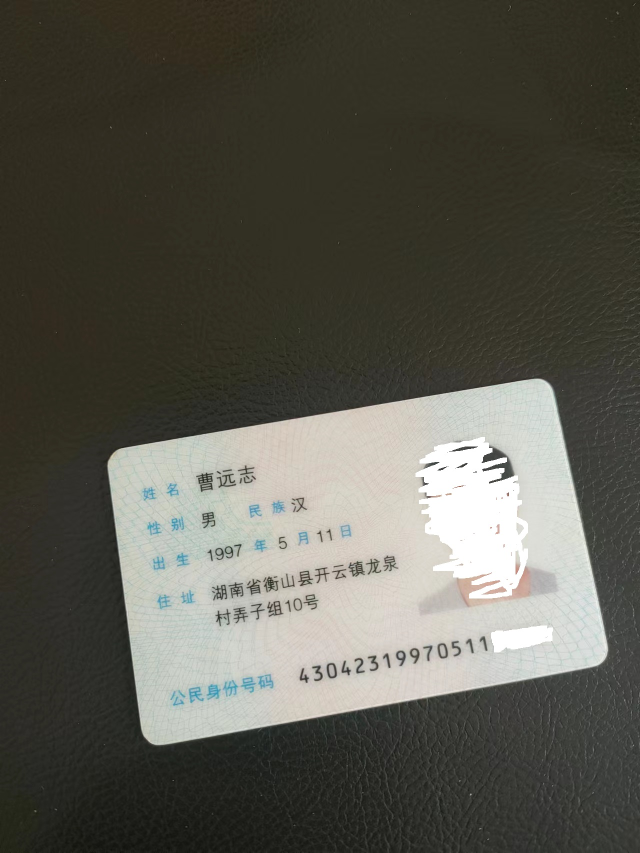
#> input picture Scan/Images/black_slash_id.jpg, 1280 x 1706 px, found by its file name (shown at 1/2 size)
$ python -i scan.py   (imports and definitions only)
#> lines starting #> are read from the running program, lines starting #| are printed output that depends on the picture; after the words box and inside, x2 and y2 are one past the last pixel; in counts of white or black regions, pixels touching at a corner belong together
import datetime
import os
import sys
import traceback
from enum import Enum
import numpy as np
import cv2
import pyocr
from PIL import Image

def orderPoints(pts):
	# 一共4个坐标点
	rect = np.zeros((4, 2), dtype="float32")

	# 按顺序找到对应坐标0123分别是 左上，右上，右下，左下
	# 计算左上，右下
	s = pts.sum(axis = 1) # 对横纵坐标求和（沿着指定轴计算第N维的总和）
	rect[0] = pts[np.argmin(s)] # 最小的是左上角的点
	rect[2] = pts[np.argmax(s)] # 最大的是右下角的点

	# 计算右上和左下
	diff = np.diff(pts, axis = 1) # 沿着指定轴计算第N维的离散差值
	rect[1] = pts[np.argmin(diff)]
	rect[3] = pts[np.argmax(diff)]

	return rect

def fourPointTransform(image, pts):
	# 获取输入坐标点
	rect = orderPoints(pts)
	(tl, tr, br, bl) = rect

	# 计算输入的w和h值
	width_a = np.sqrt(((br[0] - bl[0]) ** 2) + ((br[1] - bl[1]) ** 2))
	width_b = np.sqrt(((tr[0] - tl[0]) ** 2) + ((tr[1] - tl[1]) ** 2))
	max_width = max(int(width_a), int(width_b))

	height_a = np.sqrt(((tr[0] - br[0]) ** 2) + ((tr[1] - br[1]) ** 2))
	height_b = np.sqrt(((tl[0] - bl[0]) ** 2) + ((tl[1] - bl[1]) ** 2))
	max_height = max(int(height_a), int(height_b))

	# 变换后对应坐标位置
	dst = np.array([
		[0, 0],
		[max_width - 1, 0],  # 防止出错，-1
		[max_width - 1, max_height - 1],
		[0, max_height - 1]], dtype = "float32")

	# 计算变换矩阵
	M = cv2.getPerspectiveTransform(rect, dst)
	warped = cv2.warpPerspective(image, M, (max_width, max_height))

	# 返回变换后结果
	return warped

def resize(image, width=None, height=None, inter=cv2.INTER_AREA):
	dim = None
	(h, w) = image.shape[:2]
	if width is None and height is None:
		return image
	if width is None:
		r = height / float(h)
		dim = (int(w * r), height)
	else:
		r = width / float(w)
		dim = (width, int(h * r))
	'''
	cv2.resize(image, dim, interpolation=inter)
		image: 输入图像
		dim: (width, height),目标图象的维度
		interpolation: 插值方法
	'''
	resized = cv2.resize(image, dim, interpolation=inter)
	return resized

class Language(Enum):
    """
    enum variable for language type
    """
    chi_all = 0  # 这是识别模型的名字
    chi_sim = 1
    chi_tra = 2
    eng = 3
    osd = 4

def setLangForTesseract(lang_type):
    ocr_tools = pyocr.get_available_tools()

    for tool in ocr_tools:
        if tool.get_name() == "Tesseract (sh)":
            used_ocr_tool = tool
            break

    langs = used_ocr_tool.get_available_languages()
    # print("Tesseract Supports languages: {}".format(", ".join(langs)))

    for lang in langs:
        if lang == lang_type.name:
            used_lang = lang
            break

    return used_ocr_tool,used_lang

def recognizeImageAndOutput(final_image_name, lang_type, output_text_file_name):
    tesseract_ocr_tool, tesseract_ocr_lang = setLangForTesseract(lang_type)

    txt = tesseract_ocr_tool.image_to_string(
        Image.open(final_image_name),
        lang=tesseract_ocr_lang,
        builder=pyocr.builders.TextBuilder()
    )

    with open(output_text_file_name, 'w', encoding='utf-8') as fObject:
        pyocr.builders.TextBuilder().write_file(fObject, txt)

def createText(name, msg):
    full_path = './ocr_logs/' + name + '.txt'
    file = open(full_path, 'w')
    file.write(msg)
    file.close()
'''
1. 从./images传入的图片，必须先保证名字的唯一性
2. 若返回非-1，则执行成功，可去./ocr_results文件夹下，根据返回的图片名字，检索结果文本
3. 若返回-1，则执行失败，可去./ocr_logs文件夹下，根据传入的图片名字，检索log日志
'''
def convertImage2String(image_name):
#> called with image_name = 'Images/black_slash_id.jpg'
	try:
		# 预先定义文本或者图片的名字
		output_name = datetime.datetime.now().strftime('%Y%m%d_%H%M%S_') + image_name
		# 创建文件夹
		if not os.path.exists('./Images'):
			os.mkdir('./Images')
		if not os.path.exists('./Ocr_Preprocess'):
			os.mkdir('./Ocr_Preprocess')
		if not os.path.exists('./Ocr_Results'):
			os.mkdir('./Ocr_Results')
		if not os.path.exists('./Ocr_Logs'):
			os.mkdir('./Ocr_Logs')

		'''
		cv2.imread(filename, flags)
			filename: 读入image的完整路径
			flags: 标志位，{cv2.IMREAD_COLOR，cv2.IMREAD_GRAYSCALE，cv2.IMREAD_UNCHANGED}, 默认值为IMREAD_COLOR
		:return: BGR格式的彩色图象数据
		'''
		image = cv2.imread('./Images/' + image_name)
#> image is the input picture: shape (1706, 1280, 3); mean B, G, R 79, 88.1, 89

		'''
		shape的值依次为height, width, dimension;
		为加快计算速度，降低图象的分辨率，ratio为缩放比例
		'''
		ratio = image.shape[0] / 500.0
#> ratio = 3.41

		# 原图，用于后续透视变换
		orig = image.copy()

		# 将图像基于高为500进行缩放
		image = resize(image, height=500)
#> in resize, `resized = cv2.resize(image, dim, interpolation=inter)`:
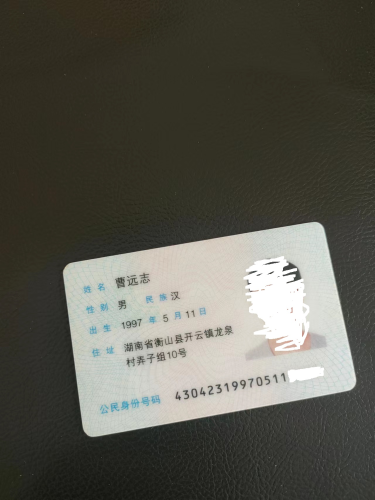
#> resized: shape (500, 375, 3); mean B, G, R 79, 88.1, 89

		# 预处理
		gray = cv2.cvtColor(image, cv2.COLOR_BGR2GRAY) # 图像处理前，先转换为灰度图像
		gray = cv2.GaussianBlur(gray, (5, 5), 0)
		edged = cv2.Canny(gray, 75, 200) # 边缘检测
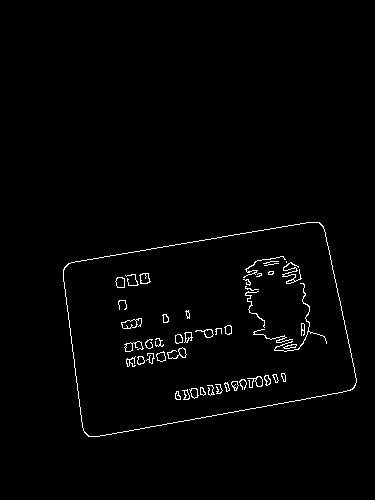
#> edged: shape (500, 375); 1.5% white in thin lines or dots, all inside (x1, y1, x2, y2) = (63, 222, 357, 437)

		# 轮廓检测
		contours, hierarchy = cv2.findContours(edged.copy(), cv2.RETR_LIST, cv2.CHAIN_APPROX_SIMPLE) # 轮廓提取
#> contours = 80 contours, 29 with area under 20; largest, box (x1, y1, x2, y2) and area: (63, 222, 357, 437) 47302, (63, 222, 357, 437) 47284, (121, 318, 142, 329) 104, (121, 319, 137, 329) 94, (139, 273, 151, 284) 84
		contours = sorted(contours, key = cv2.contourArea, reverse = True)[:1] # 基于轮廓面积以降序排序，取一个
#> contours = 1 contour; box (x1, y1, x2, y2) and area: (63, 222, 357, 437) 47302

		# 遍历轮廓
		for c in contours:
			peri = cv2.arcLength(c, True) # 计算轮廓的长度，True对应闭合
			# C表示输入的点集
			# epsilon表示从原始轮廓到近似轮廓的最大距离，它是一个准确度参数
			# True表示封闭的
			approx = cv2.approxPolyDP(c, 0.02 * peri, True) # 计算轮廓近似

			# 近似轮廓得到4个点,意味着可能得到的是矩形，四个（width, height）
			if len(approx) == 4:
				screen_contour = approx
				break
#> this loop made 1 pass
#> (peri, screen_contour) on pass 1: (920.9, [[323, 226], [68, 263], [84, 432], [352, 389]])

		# 透视变换
		warped = fourPointTransform(orig, screen_contour.reshape(4, 2) * ratio)
#> in orderPoints, `s = pts.sum(axis = 1)`: s = [1873.2, 1129.4, 1760.6, 2528.3]
#> in orderPoints, `diff = np.diff(pts, axis = 1)`: diff = [-331, 665.3, 1187.4, 126.2]
#> in fourPointTransform, `rect = orderPoints(pts)`: rect = [[232, 897.4], [1102.1, 771.1], [1201, 1327.3], [286.6, 1474]]
#> in fourPointTransform, `(tl, tr, br, bl) = rect`: tl = [232, 897.4]; tr = [1102.1, 771.1]; br = [1201, 1327.3]; bl = [286.6, 1474]
#> in fourPointTransform, `width_a = np.sqrt(((br[0] - bl[0]) ** 2) + ((br[1] - bl[1]) ** 2))`: width_a = 926.1
#> in fourPointTransform, `width_b = np.sqrt(((tr[0] - tl[0]) ** 2) + ((tr[1] - tl[1]) ** 2))`: width_b = 879.2
#> in fourPointTransform, `max_width = max(int(width_a), int(width_b))`: max_width = 926
#> in fourPointTransform, `height_a = np.sqrt(((tr[0] - br[0]) ** 2) + ((tr[1] - br[1]) ** 2))`: height_a = 564.9
#> in fourPointTransform, `height_b = np.sqrt(((tl[0] - bl[0]) ** 2) + ((tl[1] - bl[1]) ** 2))`: height_b = 579.2
#> in fourPointTransform, `max_height = max(int(height_a), int(height_b))`: max_height = 579
#> in fourPointTransform, `dst = np.array([ [0, 0], [max_width - 1, 0],  # 防止出错，-1 [max_width - 1..`: dst = [[0, 0], [925, 0], [925, 578], [0, 578]]
#> in fourPointTransform, `M = cv2.getPerspectiveTransform(rect, dst)`: M = [[1.12, -0.106, -164.1], [0.165, 1.13, -1056.6], [-1.36e-05, 0.000103, 1]]
#> in fourPointTransform, `warped = cv2.warpPerspective(image, M, (max_width, max_height))`:
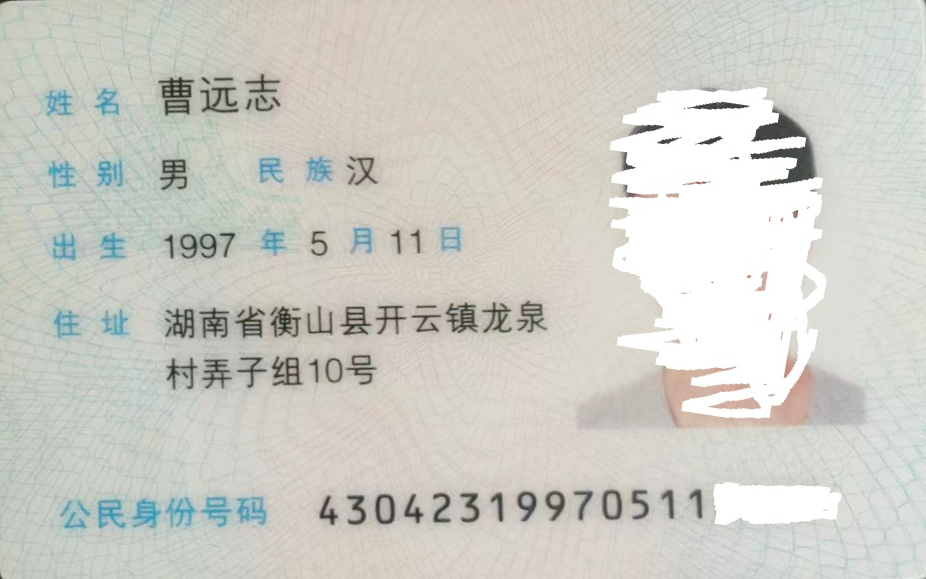
#> warped: shape (579, 926, 3); mean B, G, R 199, 206.3, 206.3

		# 图片预处理
		warped = cv2.cvtColor(warped, cv2.COLOR_BGR2GRAY)
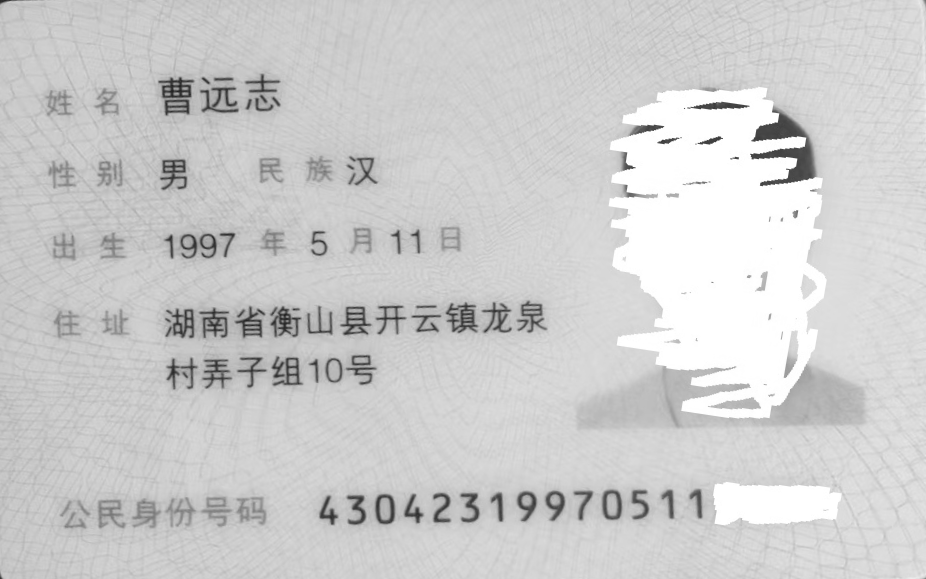
#> warped: shape (579, 926); min 34, max 255, mean 205.4
		preprocess = 'thresh'
		if preprocess == "blur":
			final = cv2.medianBlur(warped, 3)

		if preprocess == "thresh":
			final = cv2.threshold(warped, 0, 255, cv2.THRESH_BINARY | cv2.THRESH_OTSU)[1]
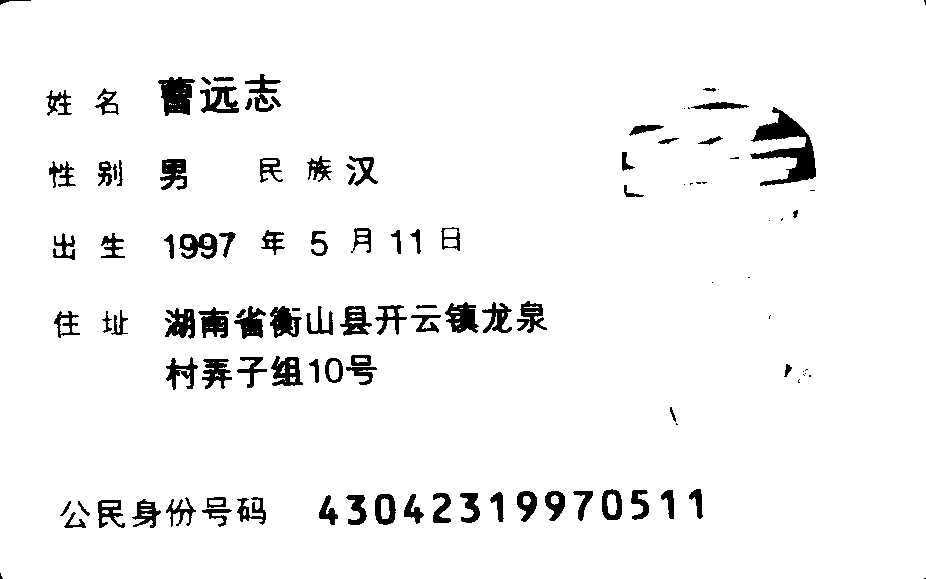
#> final: shape (579, 926); 95.3% white; 116 black regions (25 under 20 px), largest, box (x1, y1, x2, y2) and area: (750, 107, 816, 186) 2104, (158, 77, 195, 116) 987, (445, 302, 479, 333) 662

		file_name = "{}.png".format("./Ocr_Preprocess/" + output_name)
		cv2.imwrite(file_name, final) # ocr需要numpy数据，所以需要转存
		recognizeImageAndOutput(file_name, Language.chi_sim,  "./Ocr_Results/{}.txt".format(output_name)) # ocr
#> (the call stopped at in setLangForTesseract, `ocr_tools = pyocr.get_available_tools()`: pyocr is not available in this run)
		return output_name
	except:
		createText(output_name, traceback.format_exc())
		return -1

>>> result = convertImage2String('Images/black_slash_id.jpg')

$ run again, on Scan/Images/page.jpg
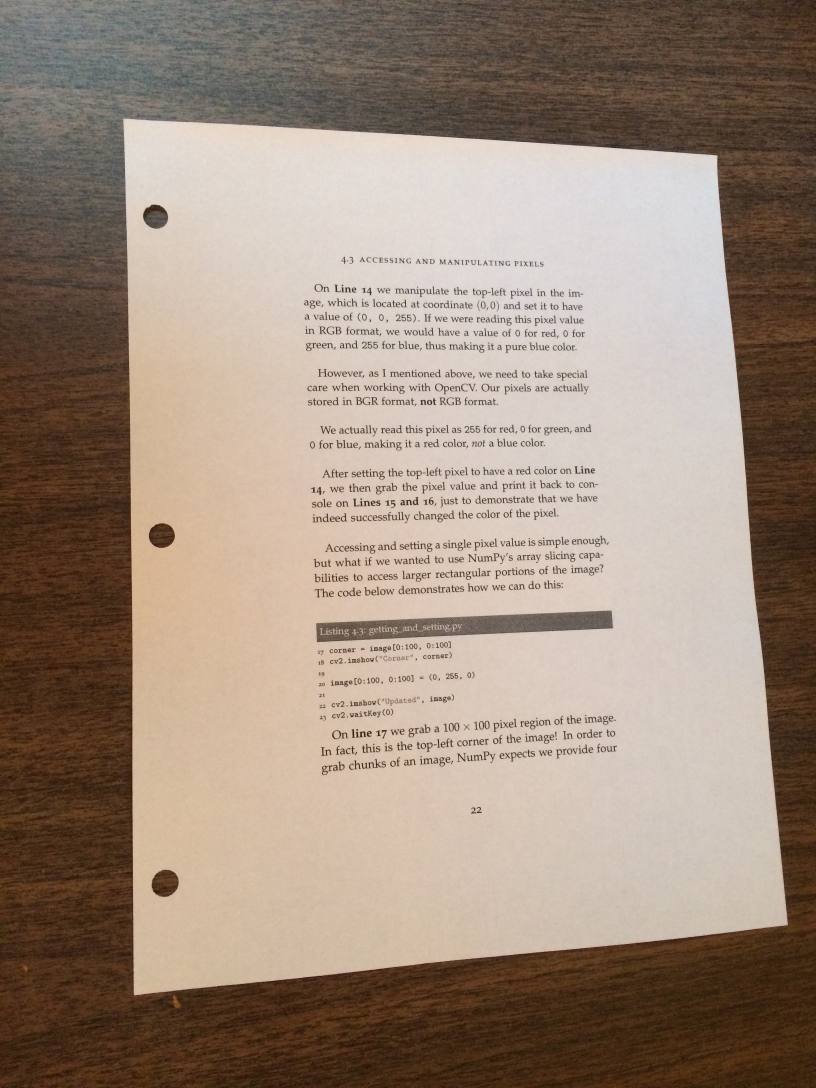
#> input picture Scan/Images/page.jpg, 2448 x 3264 px, found by its file name (shown at 1/3 size)
#> in convertImage2String, image is the input picture: shape (3264, 2448, 3); mean B, G, R 123.7, 138.6, 156.7
#> in convertImage2String, `edged = cv2.Canny(gray, 75, 200)`:
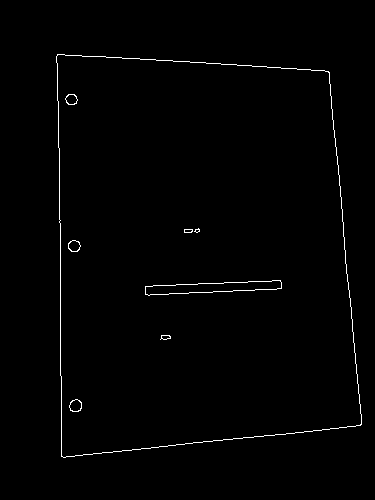
#> edged: shape (500, 375); 0.96% white in thin lines or dots, all inside (x1, y1, x2, y2) = (56, 54, 362, 458)
#> in convertImage2String, `contours, hierarchy = cv2.findContours(edged.copy(), cv2.RETR_LIST, cv..`: contours = 16 contours, 2 with area under 20; largest, box (x1, y1, x2, y2) and area: (56, 54, 362, 458) 108281, (56, 54, 362, 458) 108277, (145, 280, 282, 296) 1154, (145, 280, 282, 296) 1152, (69, 399, 82, 412) 118
#> in convertImage2String, `contours = sorted(contours, key = cv2.contourArea, reverse = True)[:1]`: contours = 1 contour; box (x1, y1, x2, y2) and area: (56, 54, 362, 458) 108281
#> the loop in convertImage2String, `for c in contours:` made 1 pass
#> (peri, screen_contour) on pass 1: (1364.1, [[57, 54], [61, 456], [360, 425], [329, 72]])
#> s = [724.6, 3375, 5124.5, 2617.7]
#> diff = [-19.58, 2578.6, 424.3, -1677.7]
#> rect = [[372.1, 352.5], [2147.7, 470], [2350.1, 2774.4], [398.2, 2976.8]]
#> tl = [372.1, 352.5]; tr = [2147.7, 470]; br = [2350.1, 2774.4]; bl = [398.2, 2976.8]
#> width_a = 1962.3
#> width_b = 1779.5
#> max_width = 1962
#> height_a = 2313.3
#> height_b = 2624.4
#> max_height = 2624
#> dst = [[0, 0], [1961, 0], [1961, 2623], [0, 2623]]
#> M = [[0.969, -0.00964, -357.2], [-0.0732, 1.11, -362.5], [-6.7e-05, 4.44e-05, 1]]
#> in convertImage2String, `final = cv2.threshold(warped, 0, 255, cv2.THRESH_BINARY | cv2.THRESH_O..`:
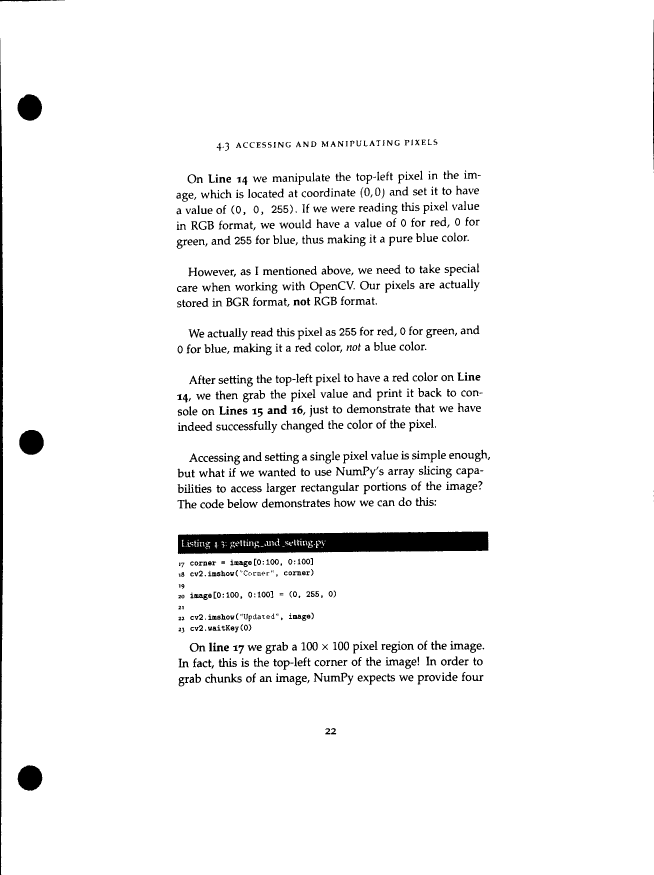
#> final: shape (2624, 1962) (shown at 1/3 size); 95.6% white; 1145 black regions (101 under 20 px), largest, box (x1, y1, x2, y2) and area: (533, 1595, 1465, 1662) 51260, (0, 120, 10, 2624) 15819, (52, 283, 126, 362) 4479
